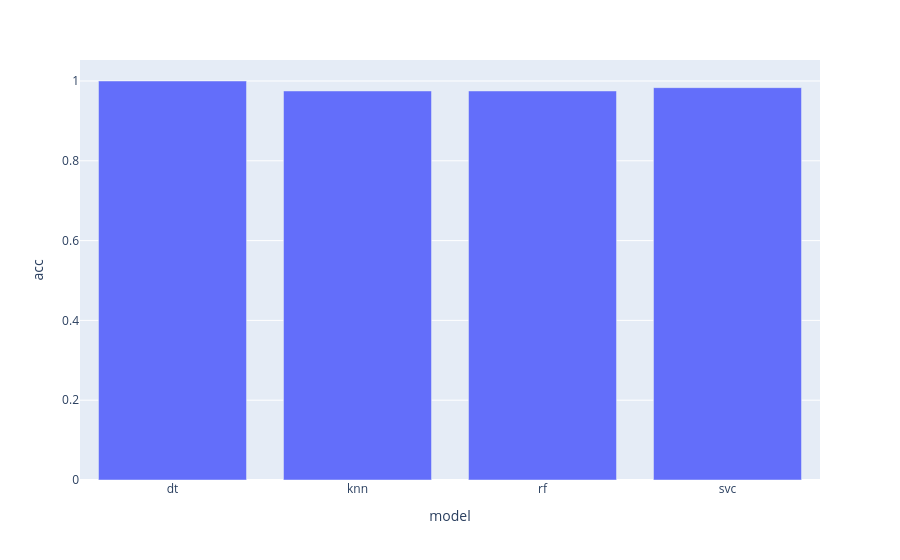

Here is the notebook cell this chart was saved with:
### Code cell
result=df.groupby('model')['acc'].mean().reset_index()
px.bar(data_frame=result,x='model',y='acc')

### Figure 1 — Plotly figure (JSON) as saved in the notebook; plotly's stock layout.template omitted (floating-point values rounded to 4 significant figures)
{"data": [{"hovertemplate": "model=%{x}<br>acc=%{y}<extra></extra>", "legendgroup": "", "marker": {"color": "#636efa", "pattern": {"shape": ""}}, "name": "", "orientation": "v", "showlegend": false, "textposition": "auto", "type": "bar", "x": ["dt", "knn", "rf", "svc"], "xaxis": "x", "y": [1.0, 0.975, 0.975, 0.9833], "yaxis": "y"}], "layout": {"barmode": "relative", "legend": {"tracegroupgap": 0}, "margin": {"t": 60}, "xaxis": {"anchor": "y", "domain": [0, 1], "title": {"text": "model"}}, "yaxis": {"anchor": "x", "domain": [0, 1], "title": {"text": "acc"}}}}
